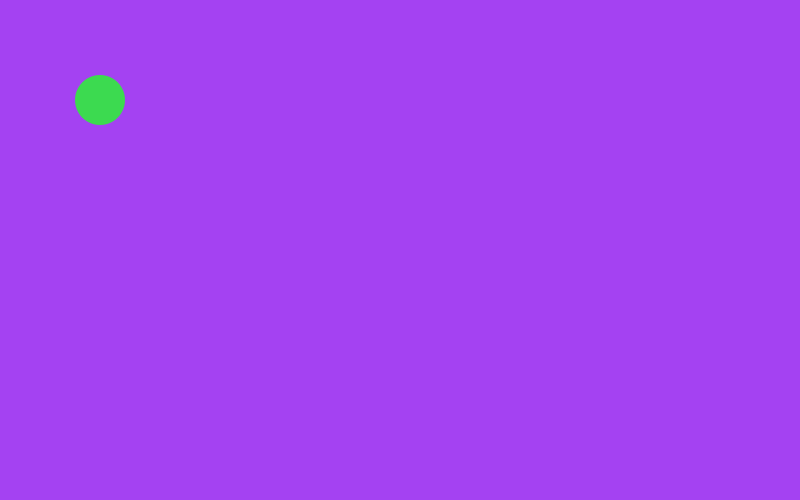
Frame 1 (no input)
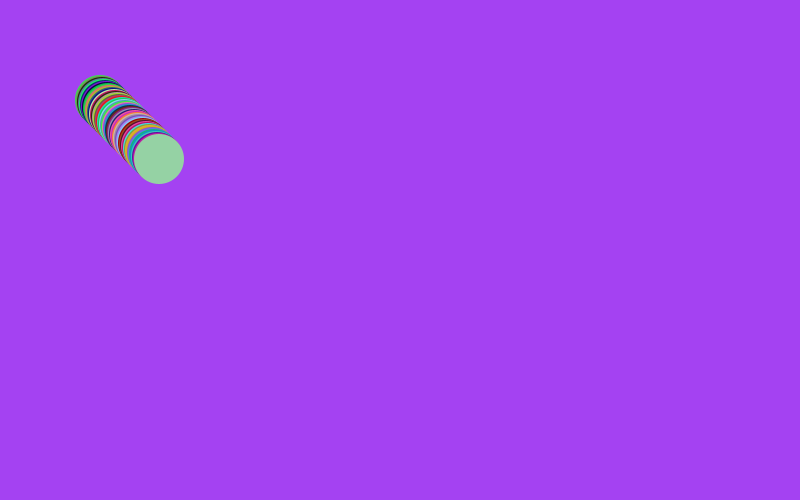
Frame 60 (the mouse pressed at the canvas centre just before this capture)
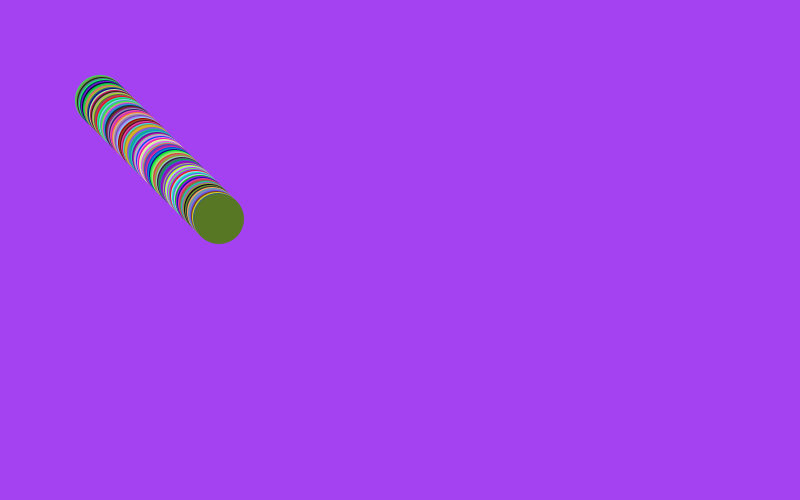
Frame 120 (the mouse held since frame 60 and released just before this capture)

The Processing sketch that drew these frames (run headless with seeded random() and noise(); from frame 60 on, the mouse is pressed at the canvas centre):

// Processing sketch: sketch_9_23_14
// ── sketch_9_23_14.pde
int x=100;
int y=100;
int dx=1;
int dy=1;
void setup() {
  size(800,500);
  frameRate(200);
  background(random(255),random(255),random(255));
}
void draw() {
  noStroke();
  fill(random(255),random(255),random(255));
  ellipse(x,y,50,50);
  x = x + dx;
  y = y + dy;
  if(y >= height) {
    dy=-1;
  }
  if(x >= width) {
    dx=-1;
  }
  if(y == 0) {
    dy=1;
  }
  if(x == 0) {
    dx=1;
  }
}
